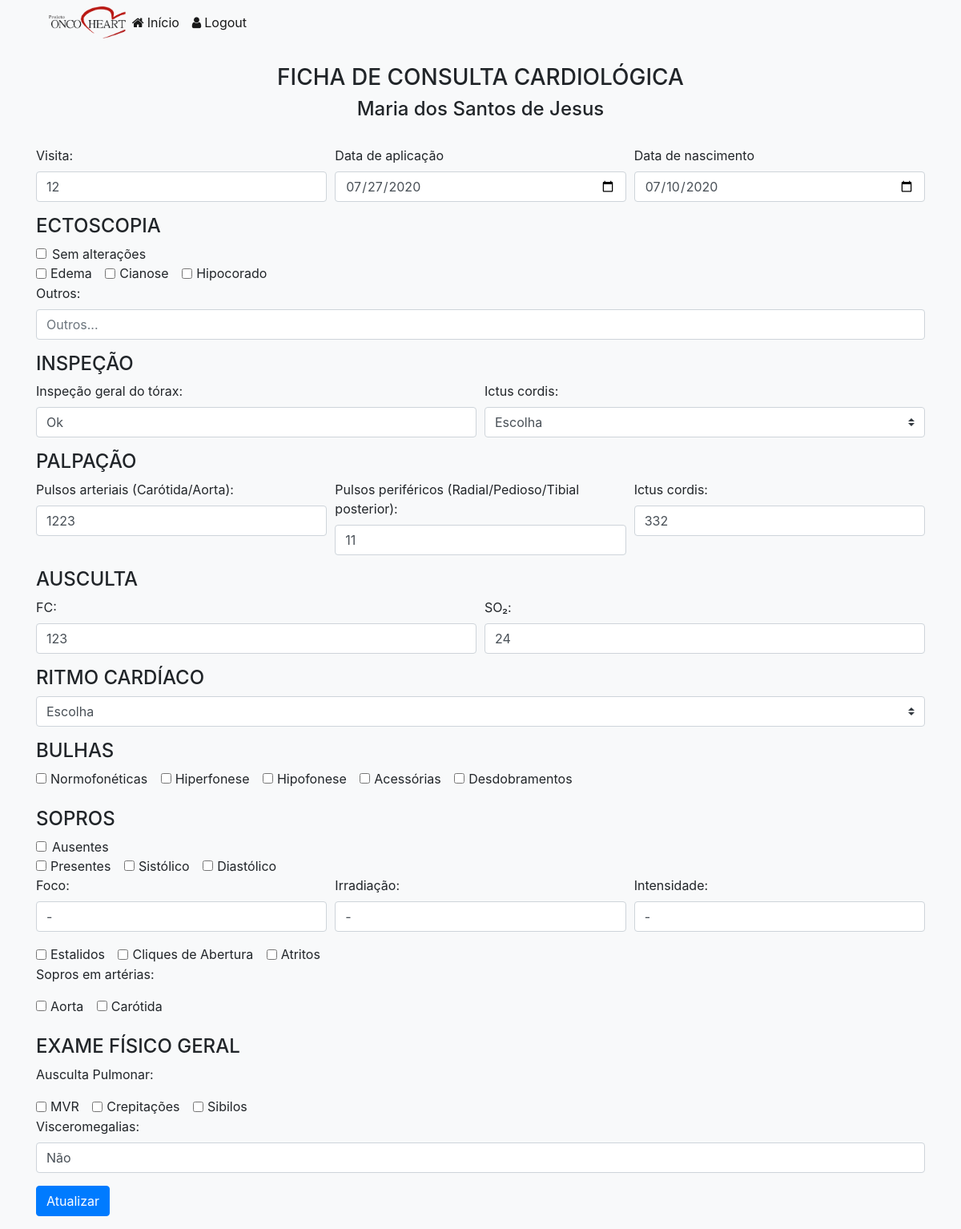
/projeto_ic/public_html/edit.php?Idq=44&pid=1 (signed in), run on the app's committed database.
### tables this page shows
CREATE TABLE `pessoas` (
  `pid` int(11) NOT NULL,
  `nome` varchar(100) NOT NULL
);

CREATE TABLE `questionarios` (
  `questId` int(100) NOT NULL,
  `pid` int(11) NOT NULL,
  `tipo` int(10) NOT NULL,
  `data` date DEFAULT NULL,
  `visita` int(11) DEFAULT NULL,
  `nasc` date DEFAULT NULL,
  `idade` int(3) DEFAULT NULL,
  `essbr1` varchar(40) DEFAULT NULL,
  `essbr2` varchar(40) DEFAULT NULL,
  `essbr3` varchar(40) DEFAULT NULL,
  `essbr4` varchar(40) DEFAULT NULL,
  `essbr5` varchar(40) DEFAULT NULL,
  `essbr6` varchar(40) DEFAULT NULL,
  `essbr7` varchar(40) DEFAULT NULL,
  `essbr8` varchar(40) DEFAULT NULL,
  `ectoscopia` varchar(100) DEFAULT NULL,
  `inspTorax` varchar(100) DEFAULT NULL,
  `ictuscordis1` varchar(100) DEFAULT NULL,
  `pulsosA` varchar(100) DEFAULT NULL,
  `pulsosP` varchar(100) DEFAULT NULL,
  `ictuscordis2` varchar(100) DEFAULT NULL,
  `fc` varchar(100) DEFAULT NULL,
  `SO2` varchar(100) DEFAULT NULL,
  `rCardiaco` varchar(100) DEFAULT NULL,
  `bulhas` varchar(100) DEFAULT NULL,
  `sopro1` varchar(100) DEFAULT NULL,
  `foco` varchar(100) DEFAULT NULL,
  `irradiacao` varchar(100) DEFAULT NULL,
  `intensidade` varchar(100) DEFAULT NULL,
  `sopros` varchar(100) DEFAULT NULL,
  `soproArteria` varchar(100) DEFAULT NULL,
  `auscultaP` varchar(100) DEFAULT NULL,
  `visc` varchar(100) DEFAULT NULL,
  `grupoRisco` varchar(50) DEFAULT NULL,
  `peso3` varchar(6) DEFAULT NULL,
  `estatura3` int(3) DEFAULT NULL,
  `circAbd` int(3) DEFAULT NULL,
  `gordCorp` varchar(6) DEFAULT NULL,
  `muscEsq` varchar(6) DEFAULT NULL,
  `matabolismo` varchar(6) DEFAULT NULL,
  `idadeC` int(3) DEFAULT NULL,
  `gordVisc` varchar(6) DEFAULT NULL,
  `pas1` varchar(6) DEFAULT NULL,
  `pad1` varchar(6) DEFAULT NULL,
  `fc1` varchar(50) DEFAULT NULL,
  `pas2` varchar(50) DEFAULT NULL,
  `pad2` varchar(50) DEFAULT NULL,
  `fc2` varchar(6) DEFAULT NULL,
  `pas3` varchar(6) DEFAULT NULL,
  `pad3` varchar(6) DEFAULT NULL,
  `fc3` varchar(6) DEFAULT NULL,
  `bracoDom` varchar(8) DEFAULT NULL,
  `m1d` varchar(6) DEFAULT NULL,
  `m2d` varchar(6) DEFAULT NULL,
  `m1e` varchar(6) DEFAULT NULL,
  `m2e` varchar(6) DEFAULT NULL,
  `ecgR` varchar(6) DEFAULT NULL,
  `ecg10` varchar(6) DEFAULT NULL,
  `eco` varchar(6) DEFAULT NULL,
  `holter` varchar(6) DEFAULT NULL,
  `pasB` varchar(9) DEFAULT NULL,
  `padB` varchar(9) DEFAULT NULL,
  `fcB` varchar(9) DEFAULT NULL,
  `pas30` varchar(9) DEFAULT NULL,
  `pad30` varchar(9) DEFAULT NULL,
  `fc30` varchar(9) DEFAULT NULL,
  `pas60` varchar(9) DEFAULT NULL,
  `pad60` varchar(9) DEFAULT NULL,
  `fc60` varchar(9) DEFAULT NULL,
  `pas120` varchar(9) DEFAULT NULL,
  `pad120` varchar(9) DEFAULT NULL,
  `fc120` varchar(9) DEFAULT NULL,
  `medicamentos` varchar(1000) DEFAULT NULL,
  `resultados` varchar(1000) DEFAULT NULL,
  `dataCol` date DEFAULT NULL,
  `endereco` varchar(255) DEFAULT NULL,
  `telefone` varchar(255) DEFAULT NULL,
  `meio` varchar(255) DEFAULT NULL,
  `estCivil` varchar(255) DEFAULT NULL,
  `renda` varchar(255) DEFAULT NULL,
  `cor` varchar(255) DEFAULT NULL,
  `grau` varchar(255) DEFAULT NULL,
  `fuma` varchar(255) DEFAULT NULL,
  `fuma1` varchar(255) DEFAULT NULL,
  `fuma2` varchar(255) DEFAULT NULL,
  `fuma3` varchar(255) DEFAULT NULL,
  `fuma4` varchar(255) DEFAULT NULL,
  `bebe` varchar(255) DEFAULT NULL,
  `bebe1` varchar(255) DEFAULT NULL,
  `bebe2` varchar(255) DEFAULT NULL,
  `hipertensa` varchar(255) DEFAULT NULL,
  `diabetica` varchar(255) DEFAULT NULL,
  `colesterol` varchar(255) DEFAULT NULL,
  `arritmia` varchar(255) DEFAULT NULL,
  `coracao` varchar(255) DEFAULT NULL,
  `cirurgia` varchar(255) DEFAULT NULL,
  `avc` varchar(255) DEFAULT NULL,
  `paisCoracao` varchar(255) DEFAULT NULL,
  `paisAvc` varchar(255) DEFAULT NULL,
  `mPrimeira` varchar(255) DEFAULT NULL,
  `mUltima` varchar(255) DEFAULT NULL,
  `anticon` varchar(255) DEFAULT NULL,
  `gestacoes` varchar(255) DEFAULT NULL,
  `nascidosV` varchar(255) DEFAULT NULL,
  `nascidosM` varchar(255) DEFAULT NULL,
  `partoP` varchar(255) DEFAULT NULL,
  `partoN` varchar(255) DEFAULT NULL,
  `partoC` varchar(255) DEFAULT NULL,
  `aborto` varchar(255) DEFAULT NULL,
  `tovr1` varchar(25) DEFAULT NULL,
  `tovr2` varchar(25) DEFAULT NULL,
  `tovr3` varchar(25) DEFAULT NULL,
  `tovr4` varchar(25) DEFAULT NULL,
  `tovr5` varchar(25) DEFAULT NULL,
  `tovr6` varchar(25) DEFAULT NULL,
  `tovr7` varchar(25) DEFAULT NULL,
  `tovr8` varchar(25) DEFAULT NULL,
  `tovr9` varchar(25) DEFAULT NULL,
  `tovr10` varchar(25) DEFAULT NULL,
  `whoqol1` varchar(25) DEFAULT NULL,
  `whoqol2` varchar(25) DEFAULT NULL,
  `whoqol3` varchar(20) DEFAULT NULL,
  `whoqol4` varchar(20) DEFAULT NULL,
  `whoqol5` varchar(20) DEFAULT NULL,
  `whoqol6` varchar(20) DEFAULT NULL,
  `whoqol7` varchar(20) DEFAULT NULL,
  `whoqol8` varchar(20) DEFAULT NULL,
  `whoqol9` varchar(20) DEFAULT NULL,
  `whoqol10` varchar(20) DEFAULT NULL,
  `whoqol11` varchar(20) DEFAULT NULL,
  `whoqol12` varchar(20) DEFAULT NULL,
  `whoqol13` varchar(20) DEFAULT NULL,
  `whoqol14` varchar(20) DEFAULT NULL,
  `whoqol15` varchar(20) DEFAULT NULL,
  `whoqol16` varchar(20) DEFAULT NULL,
  `whoqol17` varchar(20) DEFAULT NULL,
  `whoqol18` varchar(20) DEFAULT NULL,
  `whoqol19` varchar(20) DEFAULT NULL,
  `whoqol20` varchar(20) DEFAULT NULL,
  `whoqol21` varchar(20) DEFAULT NULL,
  `whoqol22` varchar(20) DEFAULT NULL,
  `whoqol23` varchar(20) DEFAULT NULL,
  `whoqol24` varchar(20) DEFAULT NULL,
  `whoqol25` varchar(20) DEFAULT NULL,
  `whoqol26` varchar(20) DEFAULT NULL,
  `ajuda` varchar(20) DEFAULT NULL,
  `tempo` varchar(20) DEFAULT NULL,
  `comentario` varchar(255) DEFAULT NULL
);

### projeto_ic/public_html/includes/resp.inc.php (called while the page is built)
<?php
require "database\db.dashboard.php";
if(isset($_GET['Idq']) && isset($_GET['pid'])){
  $questId = $_GET['Idq'];
  $pid = $_GET['pid'];
  $sql = "SELECT * FROM questionarios WHERE questId=?;";
  $stmt = mysqli_stmt_init($conn);
  if(!mysqli_stmt_prepare($stmt,$sql)){
    header("Location: registros.php?#error=sqlerror");
    exit();
  } else {
    mysqli_stmt_bind_param($stmt,"i", $questId);
    mysqli_stmt_execute($stmt);
    $result1 = mysqli_stmt_get_result($stmt);
  }
  $sql = "SELECT * FROM pessoas WHERE pid=?;";
  $stmt = mysqli_stmt_init($conn);
  if(!mysqli_stmt_prepare($stmt,$sql)){
    header("Location: registros.php?#error=sqlerror");
    exit();
  } else {
    mysqli_stmt_bind_param($stmt,"i", $pid);
    mysqli_stmt_execute($stmt);
    $result2 = mysqli_stmt_get_result($stmt);
  }
}
?>

### projeto_ic/public_html/templates/Aquestionario2.php (the view, shortened to what this page needs)
<form class="form-group" action="includes/editquestionario.inc.php?tipo=<?php echo $tipo?>&questId=<?php echo $questId?>&pid=<?php echo $pid?>" method="post" onsubmit="return checkForEmpty()">
  <br>
  <h3 class="text-center">FICHA DE CONSULTA CARDIOLÓGICA</h3>
  <h4 class="text-center"><?php echo $pessoa;?></h4>
  <br>
  <div class="form-row">
    <div class="form-group col-sm-4">
      <label for="visita2">Visita: </label>
      <input value="<?php echo $visita2?>" required id="visita2" type="text" name="visita2" placeholder="Visita" class="form-control q2">
    </div>
    <div class="form-group col-sm-4">
      <label for="data2">Data de aplicação</label>
      <input value="<?php echo $data?>" required id="data2" type="date" name="data2" class="form-control q2">
    </div>
    <div class="form-group col-sm-4">
      <label for="nasc2">Data de nascimento</label>
      <input value="<?php echo $nasc2?>" required id="nasc2" type="date" name="nasc2" class="form-control q2">
    </div>
  </div>
  <h4>ECTOSCOPIA</h4>
  <div class="form-check">
    <input class="form-check-input" type="checkbox" name="ectoscopia[]" id="semAlt" value="Sem alterações">
    <label class="form-check-label" for="semAlt">Sem alterações</label>
  </div>
  <div class="form-check form-check-inline">
    <input class="form-check-input" type="checkbox" name="ectoscopia[]" id="edema" value="Edema">
    <label class="form-check-label" for="edema">Edema</label>
  </div>
  <div class="form-check form-check-inline">
    <input class="form-check-input" type="checkbox" name="ectoscopia[]" id="cianose" value="Cianose">
    <label class="form-check-label" for="cianose">Cianose</label>
  </div>
  <div class="form-check form-check-inline">
    <input class="form-check-input" type="checkbox" name="ectoscopia[]" id="hipocor" value="Hipocorado">
    <label class="form-check-label" for="hipocor">Hipocorado</label>
  </div>
  <div class="form-group">
    <label for="ectoscopia2">Outros: </label>
    <input id="ectoscopia2" type="text" name="ectoscopia[]" placeholder="Outros..." class="form-control">
  </div>
  <h4>INSPEÇÃO</h4>
  <div class="form-row">
    <div class="form-group col-sm-6">
      <label for="inspTorax">Inspeção geral do tórax: </label>
      <input value="<?php echo $inspTorax?>" required id="inspTorax" type="text" name="inspTorax" placeholder="Inspeção geral do tórax..." class="form-control q2" >
    </div>
    <div class="form-group col-sm-6">
    <label for="ictuscordis1">Ictus cordis:</label>
    <select required class="custom-select q2" name="ictuscordis1" id="ictuscordis1" >
      <option value= "">Escolha</option>
    </select>
    </div>
  </div>
  <h4>PALPAÇÃO</h4>
  <div class="form-row">
    <div class="form-group col-sm-4">
      <label for="pulsosA">Pulsos arteriais (Carótida/Aorta): </label>
      <input value="<?php echo $pulsosA?>" required id="pulsosA" type="text" name="pulsosA" placeholder="Pulsos arteriais" class="form-control q2">
    </div>
    <div class="form-group col-sm-4">
      <label for="pulsosP">Pulsos periféricos (Radial/Pedioso/Tibial posterior): </label>
      <input value="<?php echo $pulsosP?>" required id="pulsosP" type="text" name="pulsosP" placeholder="Pulsos periféricos" class="form-control q2">
    </div>
    <div class="form-group col-sm-4">
      <label for="ictuscordis2">Ictus cordis: </label>
      <input value="<?php echo $ictuscordis2?>" required id="ictuscordis2" type="text" name="ictuscordis2" placeholder="EIC" class="form-control q2">
    </div>
  </div>
  <h4>AUSCULTA</h4>
  <div class="form-row">
    <div class="form-group col-sm-6">
      <label for="fc">FC: </label>
      <input value="<?php echo $fc?>" required id="fc" type="text" name="fc" placeholder="bpm" class="form-control q2">
    </div>
    <div class="form-group col-sm-6">
      <label for="SO2">SO₂: </label>
      <input value="<?php echo $SO2?>" required id="SO2" type="text" name="SO2" placeholder="%" class="form-control q2">
    </div>
  </div>
  <h4>RITMO CARDÍACO</h4>
  <div class="form-group">
  <select required class="custom-select q2" name="rCardiaco" id="rCardiaco" >
    <option value= "">Escolha</option>
  </select>
  </div>
  <h4>BULHAS</h4>
  <div class="form-check form-check-inline">
    <input class="form-check-input" type="checkbox" name="bulhas[]" id="bNormo" value="Normofonéticas">
    <label class="form-check-label" for="bNormo">Normofonéticas</label>
  </div>
  <div class="form-check form-check-inline">
    <input class="form-check-input" type="checkbox" name="bulhas[]" id="bHiper" value="Hiperfonese">
    <label class="form-check-label" for="bHiper">Hiperfonese</label>
  </div>
  <div class="form-check form-check-inline">
    <input class="form-check-input" type="checkbox" name="bulhas[]" id="bHipo" value="Hipofonese">
    <label class="form-check-label" for="bHipo">Hipofonese</label>
  </div>
  <div class="form-check form-check-inline">
    <input class="form-check-input" type="checkbox" name="bulhas[]" id="bAcess" value="Acessórias">
    <label class="form-check-label" for="bAcess">Acessórias</label>
  </div>
  <div class="form-check form-check-inline">
    <input class="form-check-input" type="checkbox" name="bulhas[]" id="bDesdo" value="Desdobramentos">
    <label class="form-check-label" for="bDesdo">Desdobramentos</label>
  </div>
  <br>
  <br>
  <h4>SOPROS</h4>
  <div class="form-check">
    <input class="form-check-input" type="checkbox" name="sopro1[]" id="sAusentes" value="Ausentes">
    <label class="form-check-label" for="sAusentes">Ausentes</label>
  </div>
  <div class="form-check form-check-inline">
    <input class="form-check-input" type="checkbox" name="sopro1[]" id="sPresentes" value="Presentes">
    <label class="form-check-label" for="sPresentes">Presentes</label>
  </div>
  <div class="form-check form-check-inline">
    <input class="form-check-input" type="checkbox" name="sopro1[]" id="sSistolico" value="Sistólico">
    <label class="form-check-label" for="cianose">Sistólico</label>
  </div>
  <div class="form-check form-check-inline">
    <input class="form-check-input" type="checkbox" name="sopro1[]" id="sDiastolico" value="Diastólico">
    <label class="form-check-label" for="hipocor">Diastólico</label>
  </div>
  <div class="form-row">
    <div class="form-group col-sm-4">
      <label for="foco">Foco: </label>
      <input value="<?php echo $foco?>" required id="foco" type="text" name="foco" placeholder="Foco" class="form-control q2">
    </div>
    <div class="form-group col-sm-4">
      <label for="irradiacao">Irradiação: </label>
      <input value="<?php echo $irradiacao?>" required id="irradiacao" type="text" name="irradiacao" placeholder="Irradiação" class="form-control q2">
    </div>
    <div class="form-group col-sm-4">
      <label for="intensidade">Intensidade: </label>
      <input value="<?php echo $intensidade?>" required id="intensidade" type="text" name="intensidade" placeholder="/VI" class="form-control q2">
    </div>
  </div>
  <div class="form-check form-check-inline">
    <input class="form-check-input" type="checkbox" name="sopros[]" id="sEstalidos" value="Estalidos">
    <label class="form-check-label" for="sEstalidos">Estalidos</label>
  </div>
  <div class="form-check form-check-inline">
    <input class="form-check-input" type="checkbox" name="sopros[]" id="sCAbertura" value="Cliques de Abertura">
    <label class="form-check-label" for="sCAbertura">Cliques de Abertura</label>
  </div>
  <div class="form-check form-check-inline">
    <input class="form-check-input" type="checkbox" name="sopros[]" id="sAtritos" value="Atritos">
    <label class="form-check-label" for="sAtritos">Atritos</label>
  </div>
  <br>
  <p>Sopros em artérias:</p>
  <div class="form-check form-check-inline">
    <input class="form-check-input" type="checkbox" name="soproArteria[]" id="sAorta" value="Aorta">
    <label class="form-check-label" for="sAorta">Aorta</label>
  </div>
  <div class="form-check form-check-inline">
    <input class="form-check-input" type="checkbox" name="soproArteria[]" id="sCarotida" value="Carótida">
    <label class="form-check-label" for="sCarotida">Carótida</label>
  </div>
  <br>
  <br>
  <h4>EXAME FÍSICO GERAL</h4>
  <p>Ausculta Pulmonar:</p>
  <div class="form-check form-check-inline">
    <input class="form-check-input" type="checkbox" name="auscultaP[]" id="mvr" value="MVR">
    <label class="form-check-label" for="mvr">MVR</label>
  </div>
  <div class="form-check form-check-inline">
    <input class="form-check-input" type="checkbox" name="auscultaP[]" id="crep" value="Crepitações">
    <label class="form-check-label" for="crep">Crepitações</label>
  </div>
  <div class="form-check form-check-inline">
    <input class="form-check-input" type="checkbox" name="auscultaP[]" id="sibilos" value="Sibilos">
    <label class="form-check-label" for="sibilos">Sibilos</label>
  </div>
  <div class="form-group">
    <label for="visc">Visceromegalias: </label>
    <input value="<?php echo $visc?>" required id="visc" type="text" name="visc" placeholder="Visceromegalias" class="form-control q2">
  </div>
  <button type="submit" name="ed-questionario-submit" class="btn btn-primary">Atualizar</button>
</form>

### data on the page
pessoas: nome "Maria dos Santos de Jesus"
questionarios: visita2 "12", data2 "07/27/2020", nasc2 "07/10/2020", inspTorax "Ok", pulsosA "1223", pulsosP "11", ictuscordis2 "332", fc "123", SO2 "24", foco "-", irradiacao "-", intensidade "-", visc "Não"
